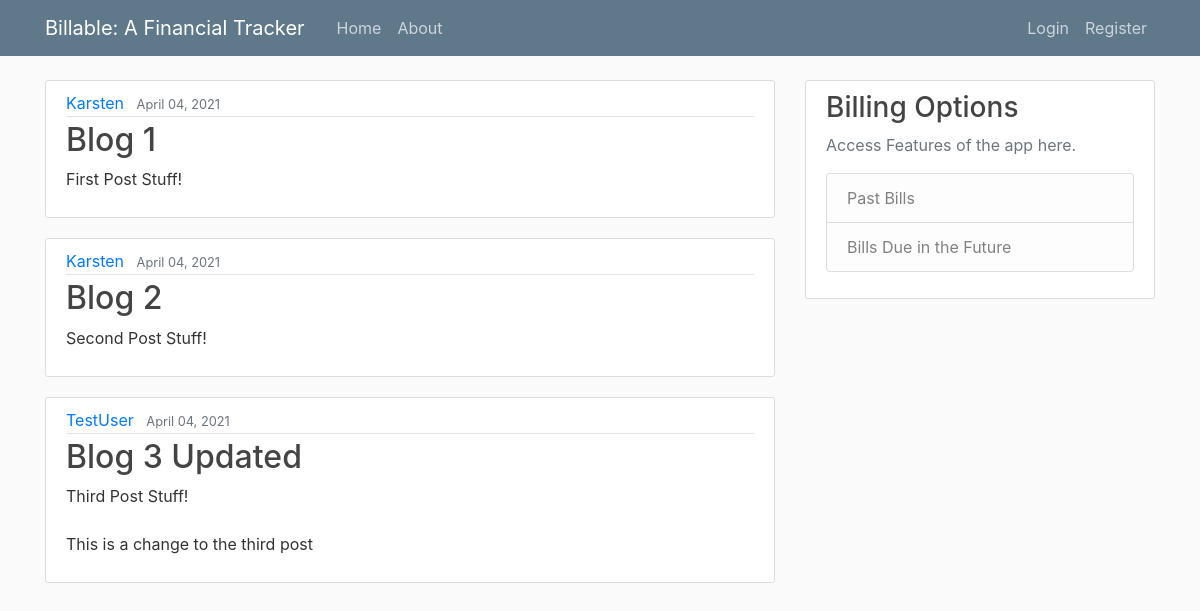
The page / on the database its author committed.
### SubmitData/models.py (models this page shows, shortened)
class Post(models.Model):
    title = models.CharField(max_length=100)
    content = models.TextField()
    date_posted = models.DateTimeField(default=timezone.now)
    author = models.ForeignKey(User, on_delete=models.CASCADE)

### SubmitData/views.py (the view)
# urls.py: 2. Add a URL to urlpatterns:  path('', views.home, name='home')
def home(request):
    context = {
        'posts': Post.objects.all()
    }
    return render(request, 'SubmitData/home.html', context)

### SubmitData/templates/SubmitData/home.html
{% extends "SubmitData/base.html"  %}
{% block content %}
    {% for post in posts %}
    <article class="media content-section">
        <div class="media-body">
          <div class="article-metadata">
            <a class="mr-2" href="#">{{ post.author }}</a>
            <small class="text-muted">{{ post.date_posted|date:"F d, Y" }}</small>
          </div>
          <h2><a class="article-title" href="#">{{ post.title }}</a></h2>
          <p class="article-content">{{ post.content }}</p>
        </div>
      </article>
    {% endfor %}
{% endblock content %}

### SubmitData/static/SubmitData/main.css (style rules this page uses)
body { background: #fafafa; color: #333333; margin-top: 5rem; }
h1, h2, h3, h4, h5, h6 { color: #444444; }
.content-section { background: #ffffff; padding: 10px 20px; border: 1px solid #dddddd; border-radius: 3px; margin-bottom: 20px; }
.article-title { color: #444444; }
.article-content { white-space: pre-line; }
.article-metadata { padding-bottom: 1px; margin-bottom: 4px; border-bottom: 1px solid #e3e3e3 }

### rows shown on the page
Post: author "Karsten", date_posted "April 04, 2021", title "Blog 1", content "First Post Stuff!"
Post: author "Karsten", date_posted "April 04, 2021", title "Blog 2", content "Second Post Stuff!"
Post: author "TestUser", date_posted "April 04, 2021", title "Blog 3 Updated", content "Third Post Stuff! This is a change to the third post"
